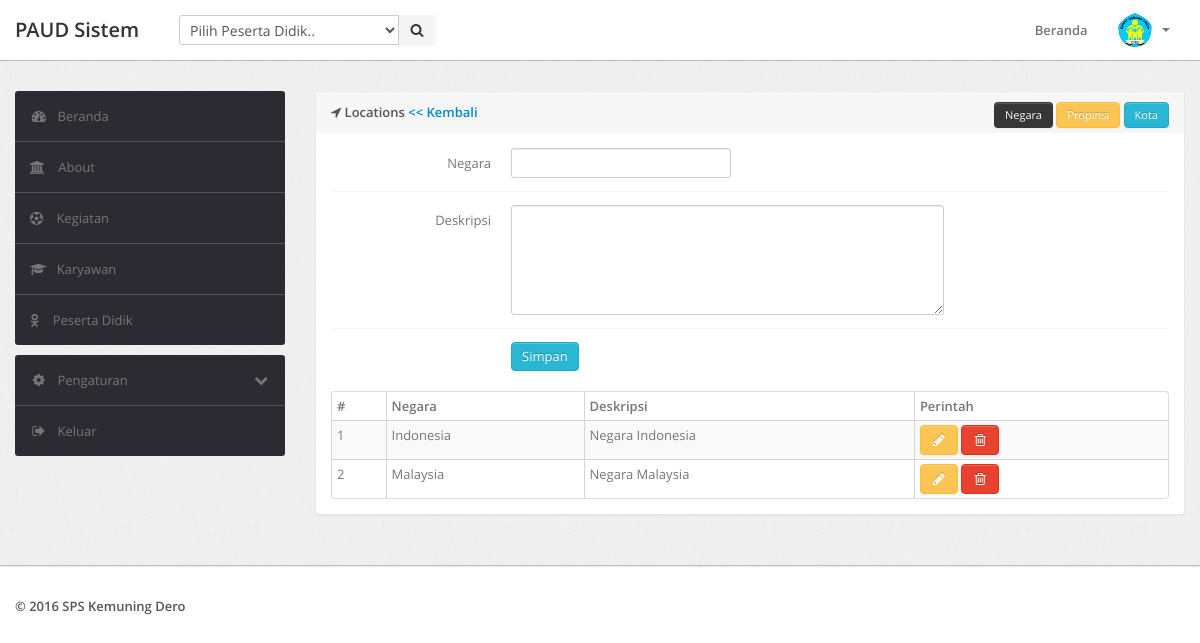
Screenshot of /negara.php (signed in) with the database file from the repository.
### tables this page shows
CREATE TABLE `tnegara` (
  `id` int(11) NOT NULL,
  `negara` varchar(50) NOT NULL,
  `deskripsi` varchar(255) NOT NULL
);

### negara.php (the view, shortened to what this page needs)
<?php
if (isset($_SESSION['username']) && isset($_SESSION['password'])) {
    if ($_SESSION['level'] == 1 || $_SESSION['level'] == 2) {
        include "./include/header.php";
                ?>
        <div class="wrapper">
            <div class="container">
                <div class="row">
                    <?php include "./include/sidebar.php"; ?>
                    <div class="span9">
                        <div class="content">
                            <div class="module">
                                <div class="module-head">
                                    <b><i class="fa fa-location-arrow"></i> Locations <a href="lokasi.php"> << Kembali</a></b>
                                    <div class="row pull-right">
                                        <a href="negara.php" class="btn btn-mini btn-inverse">Negara</a>
                                        <a href="propinsi.php" class="btn btn-mini btn-warning">Propinsi</a>
                                        <a href="kota.php" class="btn btn-mini btn-info">Kota</a>
                                    </div>
                                </div>
                                <div class="module-body">
                                    <form class="form-horizontal row-fluid" method="post">
                                        <div class="control-group">
                                            <label class="control-label" for="basicinput">Negara</label>
                                            <div class="controls">
                                                <input type="text" name="negara" required="" value="<?php
                                                if (isset($_GET['editNegara'])) {
                                                    echo $getRowNegara['negara'];
                                                }
                                                ?>">
                                            </div>
                                        </div>
                                        <div class="control-group">
                                            <label class="control-label" for="basicinput">Deskripsi</label>
                                            <div class="controls">
                                                <textarea class="span8" rows="5" name="deskripsi" required=""><?php
                                                    ?></textarea>
                                            </div>
                                        </div>
                                        <div class="control-group">
                                            <div class="controls">
                                                <?php if (isset($_GET['editNegara'])) { ?>
                                                    <button type="submit" class="btn btn-success" name="updateNegara">Edit</button>
                                                    <a href="negara.php" class="btn btn-inverse">Batal</a>
                                                <?php } else { ?>
                                                    <button type="submit" class="btn btn-info" name="saveNegara">Simpan</button>
                                                <?php } ?>
                                            </div>
                                        </div>
                                    </form>
                                    <br>
                                    <table class="table table-striped table-bordered table-condensed">
                                        <thead>
                                            <tr>
                                                <th>#</th>
                                                <th>Negara</th>
                                                <th>Deskripsi</th>
                                                <th>Perintah</th>
                                            </tr>
                                        </thead>
                                        <tbody>
                                            <?php
                                            $no = 1;
                                            $query = $mysqli->query("SELECT * FROM tnegara");
                                            foreach ($query as $data) {
                                                ?>
                                                <tr>
                                                    <td><?php echo $no; ?></td>
                                                    <td><?php echo $data['negara']; ?></td>
                                                    <td><?php echo $data['deskripsi']; ?></td>
                                                    <td>
                                                        <a href="negara.php?editNegara=<?php echo $data['id']; ?>" class="btn btn-warning"><i class="icon-pencil"></i></a>
                                                        <a href="negara.php?deleteNegara=<?php echo $data['id']; ?>" class="btn btn-danger" onclick="return confirm('Are you sure delete this data ?');"><i class="icon-trash"></i></a>
                                                    </td>
                                                </tr>
                                                <?php
                                                $no++;
                                            }
                                            ?>
                                        </tbody>
                                    </table>
                                </div>
                            </div>
                        </div>
                    </div>
                </div>
            </div>
        </div>
        <?php
        include "./include/footer.php";
    } else {
        echo "Sorry, Your not authorization !";
    }
} else {
    header("Location: login.php");
}
?>

### assets/css/theme.css (style rules this page uses)
body { font-size: 13px; font-family: 'Open Sans', Arial, sans-serif; background: #fff; color: #777 }
strong, b { color: #555 }
.wrapper { background: url(../images/bg.png) #eee; border-bottom: 1px solid #bbb; -webkit-box-shadow: 0 1px 2px rgba(0,0,0,0.1); -moz-box-shadow: 0 1px 2px rgba(0,0,0,0.1); box-shadow: 0 1px 2px rgba(0,0,0,0.1); padding: 30px 0 }
form { margin: 0 }
select, textarea, input[type="text"], input[type="password"], input[type="datetime"], input[type="datetime-local"], input[type="date"], input[type="month"], input[type="time"], input[type="week"], input[type="number"], input[type="email"], input[type="url"], input[type="search"], input[type="tel"], input[type="color"], .uneditable-input, label, input, button, select, textarea { -webkit-border-radius: 3px; -moz-border-radius: 3px; border-radius: 3px; font-size: 13px; font-family: 'Open Sans', Tahoma, Arial, sans-serif }
body [class^="icon-"], body [class*=" icon-"] { font-size: 14px; line-height: 20px; height: 20px }
.module { background: #fff; -webkit-border-radius: 3px; -moz-border-radius: 3px; border-radius: 3px; border: 1px solid #ccc; border-bottom-color: #bbb; -webkit-box-shadow: 0 0 1px rgba(0,0,0,0.2); -moz-box-shadow: 0 0 1px rgba(0,0,0,0.2); box-shadow: 0 0 1px rgba(0,0,0,0.2); margin-bottom: 30px }
.form-horizontal .control-group, .form-vertical .control-group { margin-bottom: 0 }
.form-horizontal .control-group+.control-group, .form-vertical .control-group+.control-group { margin-top: 13px; padding-top: 13px; border-top: 1px solid #f5f5f5 }
.btn, .btn-box { -webkit-border-radius: 3px; -moz-border-radius: 3px; border-radius: 3px }
.btn [class^="icon-"], .btn-box [class^="icon-"], .btn [class*=" icon-"], .btn-box [class*=" icon-"] { min-width: 16px; text-align: center; display: inline-block!important }
.btn { font-size: 13px; font-weight: 600 }
.btn.btn-mini, .btn.btn-small { font-size: 11px }
.btn { display: inline-block; margin-bottom: 0; font-weight: 400; text-align: center; vertical-align: middle; cursor: pointer; background-image: none; border: 1px solid transparent; white-space: nowrap; padding: 4px 10px; font-size: 13px; line-height: 1.42857; border-radius: 4px; -webkit-user-select: none; -moz-user-select: none; -ms-user-select: none; user-select: none }
.btn-info { color: #fff; background-color: #29b7d3; border-color: #25a4be }
.btn-warning { color: #fff; background-color: #fac552; border-color: #f9bd39 }
.btn-danger { color: #fff; background-color: #e9422e; border-color: #e52e18 }
.table { margin-bottom: 0 }
.table th, .table td { border-color: #d5d5d5!important }
.table-bordered thead:first-child tr:first-child>th:first-child, .table-bordered tbody:first-child tr:first-child>td:first-child { -webkit-border-top-left-radius: 2px; -moz-border-radius-topleft: 2px; border-top-left-radius: 2px }
.table-bordered thead:first-child tr:first-child>th:last-child, .table-bordered tbody:first-child tr:first-child>td:last-child { -webkit-border-top-right-radius: 2px; -moz-border-radius-topright: 2px; border-top-right-radius: 2px }
.table-bordered thead:last-child tr:last-child>th:first-child, .table-bordered tbody:last-child tr:last-child>td:first-child, .table-bordered tfoot:last-child tr:last-child>td:first-child { -webkit-border-bottom-left-radius: 2px; -moz-border-radius-bottomleft: 2px; border-bottom-left-radius: 2px }
.table-bordered thead:last-child tr:last-child>th:last-child, .table-bordered tbody:last-child tr:last-child>td:last-child, .table-bordered tfoot:last-child tr:last-child>td:last-child { -webkit-border-bottom-right-radius: 2px; -moz-border-radius-bottomright: 2px; border-bottom-right-radius: 2px }
.module { box-shadow: 0 0 3px rgba(0,0,0,.1); border-color: #e9e9e9; margin-bottom: 20px; background-color: #fff; border-radius: 4px; -webkit-box-shadow: 0 1px 1px rgba(0,0,0,.05); box-shadow: 0 1px 1px rgba(0,0,0,.05); }
.module-head { color: #767676; background-color: #f6f6f6; border-color: #e9e9e9; padding: 10px 15px; border-bottom: 1px solid transparent; border-top-right-radius: 3px; border-top-left-radius: 3px; }
.module-body { padding: 15px }

### rows the page displays
tnegara: negara "Indonesia", deskripsi "Negara Indonesia"
tnegara: negara "Malaysia", deskripsi "Negara Malaysia"
